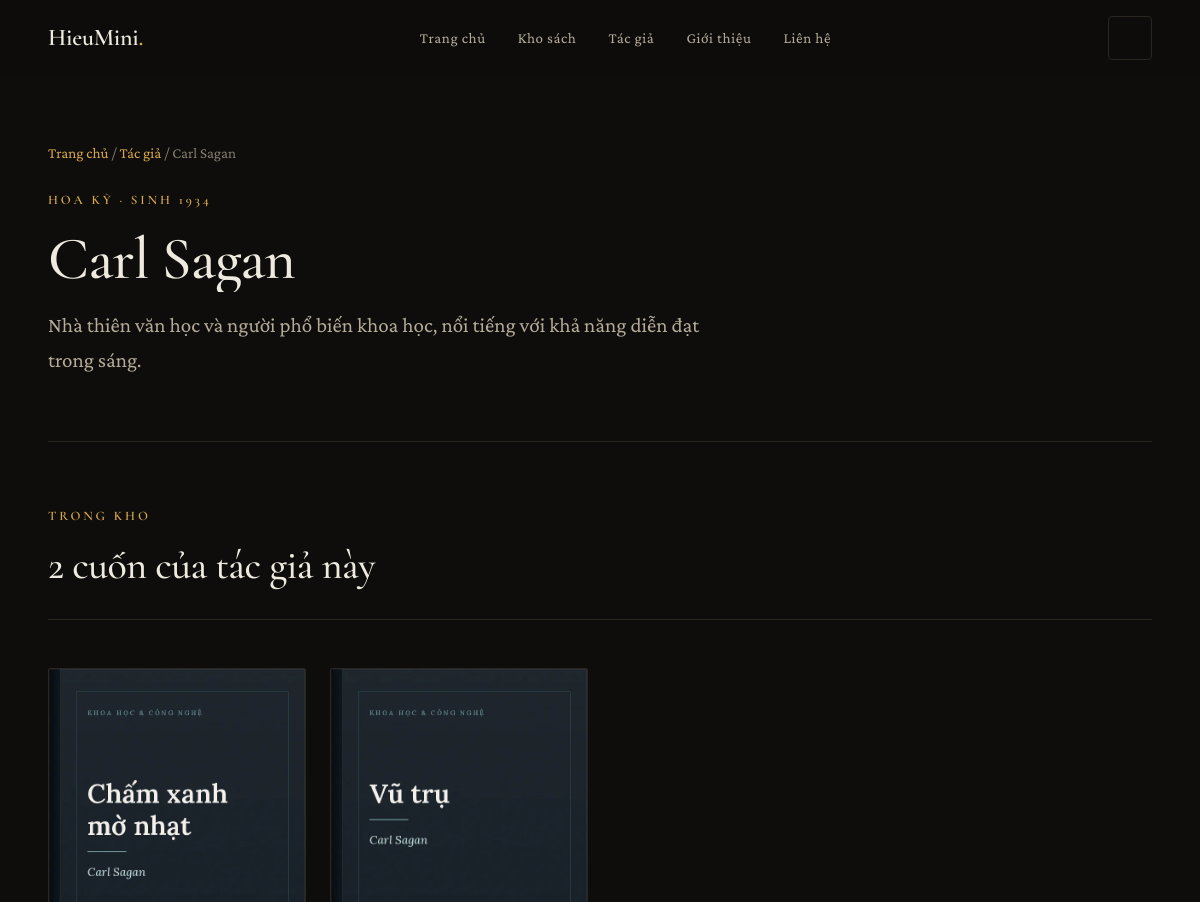
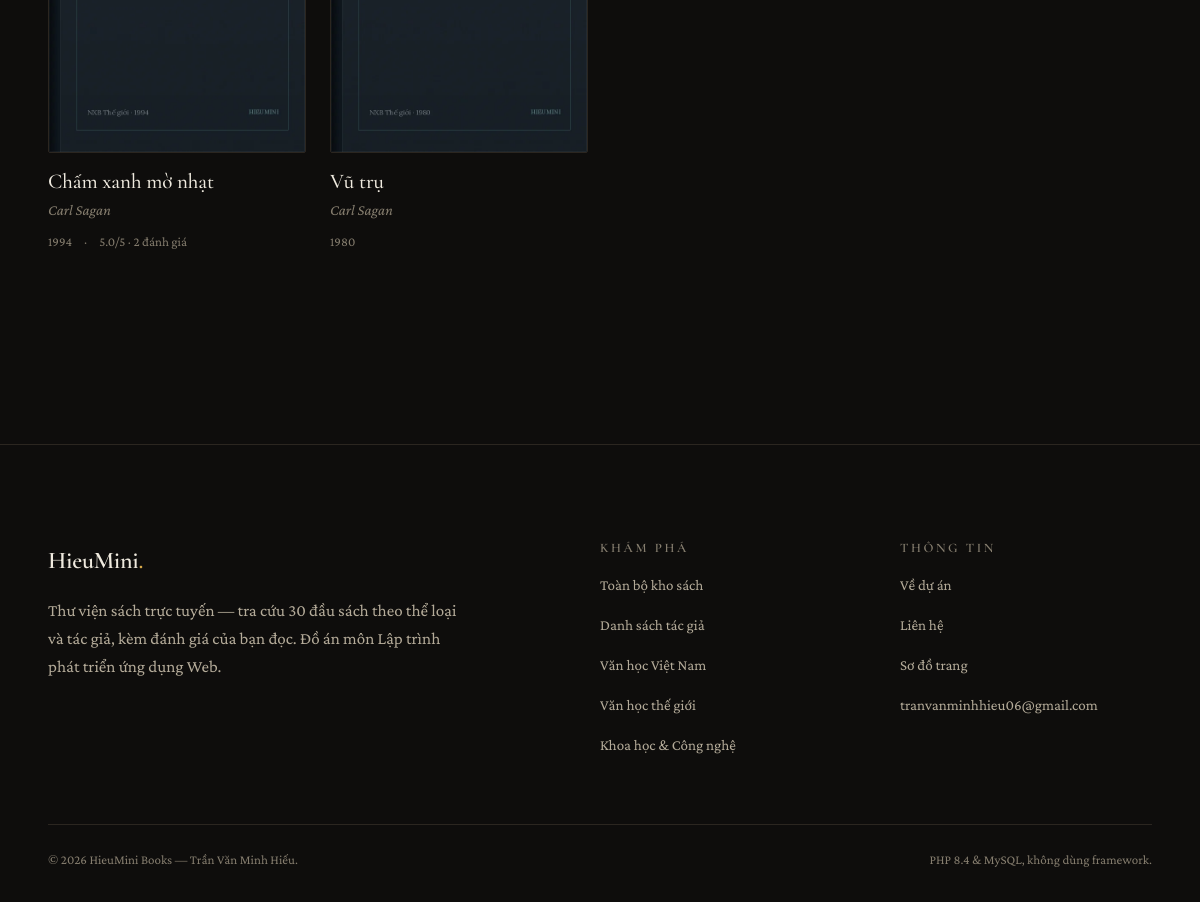
The page /author.php?s=carl-sagan on the database its author committed (2 pictures, top to bottom).
### tables this page shows
CREATE TABLE `authors` (
  `id`         INT AUTO_INCREMENT PRIMARY KEY,
  `slug`       VARCHAR(120) NOT NULL UNIQUE,
  `name`       VARCHAR(160) NOT NULL,
  `country`    VARCHAR(80),
  `birth_year` SMALLINT,
  `bio`        TEXT,
  INDEX `idx_authors_name` (`name`)
);

CREATE TABLE `books` (
  `id`             INT AUTO_INCREMENT PRIMARY KEY,
  `slug`           VARCHAR(180) NOT NULL UNIQUE,
  `title`          VARCHAR(220) NOT NULL,
  `author_id`      INT NOT NULL,
  `category_id`    INT NOT NULL,
  `publisher`      VARCHAR(160),
  `published_year` SMALLINT,
  `pages`          SMALLINT,
  `language`       VARCHAR(40) DEFAULT 'Tiếng Việt',
  `isbn`           VARCHAR(24),
  `cover`          VARCHAR(180),
  `summary`        TEXT,
  `is_featured`    TINYINT(1) NOT NULL DEFAULT 0,
  `views`          INT NOT NULL DEFAULT 0,
  `created_at`     DATETIME NOT NULL DEFAULT CURRENT_TIMESTAMP,
  CONSTRAINT `fk_books_author`   FOREIGN KEY (`author_id`)   REFERENCES `authors`(`id`)    ON DELETE CASCADE,
  CONSTRAINT `fk_books_category` FOREIGN KEY (`category_id`) REFERENCES `categories`(`id`) ON DELETE CASCADE,
  INDEX `idx_books_category` (`category_id`),
  INDEX `idx_books_author`   (`author_id`),
  INDEX `idx_books_title`    (`title`),
  INDEX `idx_books_featured` (`is_featured`)
);

CREATE TABLE `categories` (
  `id`          INT AUTO_INCREMENT PRIMARY KEY,
  `slug`        VARCHAR(80)  NOT NULL UNIQUE,
  `name`        VARCHAR(120) NOT NULL,
  `description` TEXT,
  `bg_color`    CHAR(7)      NOT NULL DEFAULT '#1C1917',
  `accent`      CHAR(7)      NOT NULL DEFAULT '#C89B3C',
  `sort_order`  SMALLINT     NOT NULL DEFAULT 0
);

### config/config.php (called while the page is built, shortened)
<?php
function base_url(): string
{
    static $base = null;
    if ($base !== null) {
        return $base;
    }
    $dir = str_replace('\\', '/', dirname($_SERVER['SCRIPT_NAME'] ?? '/'));
    $dir = preg_replace('#/(admin|api)$#', '', $dir);
    $base = rtrim($dir, '/');
    return $base;
}

### config/database.php (called while the page is built, shortened)
<?php
function db(): PDO
{
    static $pdo = null;
    if ($pdo instanceof PDO) {
        return $pdo;
    }
    $dsn = sprintf('mysql:host=%s;dbname=%s;charset=utf8mb4', DB_HOST, DB_NAME);
    try {
        $pdo = new PDO($dsn, DB_USER, DB_PASS, [
            PDO::ATTR_ERRMODE            => PDO::ERRMODE_EXCEPTION,
            PDO::ATTR_DEFAULT_FETCH_MODE => PDO::FETCH_ASSOC,
            PDO::ATTR_EMULATE_PREPARES   => false,
        ]);
    } catch (PDOException $e) {
        http_response_code(503);
        if (IS_DEV) {
            exit('<h1>Không kết nối được cơ sở dữ liệu</h1><pre>'
                . htmlspecialchars($e->getMessage(), ENT_QUOTES, 'UTF-8')
                . '</pre><p>Kiểm tra lại MySQL đã bật chưa và thông tin trong <code>config/config.php</code>.</p>');
        }
        error_log('DB connect failed: ' . $e->getMessage());
        exit('Hệ thống đang bảo trì, vui lòng quay lại sau.');
    }
    return $pdo;
}
function db_query(string $sql, array $params = []): PDOStatement
{
    $stmt = db()->prepare($sql);
    $stmt->execute($params);
    return $stmt;
}
function db_all(string $sql, array $params = []): array
{
    return db_query($sql, $params)->fetchAll();
}
function db_one(string $sql, array $params = []): ?array
{
    $row = db_query($sql, $params)->fetch();
    return $row === false ? null : $row;
}
function db_value(string $sql, array $params = [])
{
    return db_query($sql, $params)->fetchColumn();
}

### author.php (the view, shortened to what this page needs)
<?php
require __DIR__ . '/config/config.php';
require __DIR__ . '/config/database.php';
require __DIR__ . '/includes/functions.php';
$slug   = trim((string) ($_GET['s'] ?? ''));
$author = $slug === '' ? null : db_one('SELECT * FROM authors WHERE slug = :s', [':s' => $slug]);
$books = db_all(book_select_sql() . ' WHERE a.slug = :s ORDER BY b.published_year DESC', [':s' => $slug]);
require __DIR__ . '/includes/header.php';
?>
<section class="section section--tight">
  <div class="container">
    <nav aria-label="Đường dẫn" style="margin-bottom:var(--space-5);font-size:var(--fs-sm);color:var(--fg-subtle)">
      <a href="<?= e(url('index.php')) ?>">Trang chủ</a><span aria-hidden="true"> / </span>
      <a href="<?= e(url('authors.php')) ?>">Tác giả</a><span aria-hidden="true"> / </span>
      <span><?= e($author['name']) ?></span>
    </nav>
    <div style="max-width:70ch">
      <span class="eyebrow"><?= e($author['country']) ?><?= $author['birth_year'] ? ' · sinh ' . e(format_year((int) $author['birth_year'])) : '' ?></span>
      <h1 style="font-size:var(--fs-3xl)" data-split><?= e($author['name']) ?></h1>
      <p class="lead"><?= e($author['bio']) ?></p>
    </div>
    <hr class="rule">
    <div class="section-head">
      <div>
        <span class="eyebrow">Trong kho</span>
        <h2 style="font-size:var(--fs-2xl)"><?= count($books) ?> cuốn của tác giả này</h2>
      </div>
    </div>
    <div class="book-grid">
      <?php foreach ($books as $b): ?>
        <?php require __DIR__ . '/includes/book-card.php'; ?>
      <?php endforeach; ?>
    </div>
  </div>
</section>
<?php require __DIR__ . '/includes/footer.php'; ?>

### includes/book-card.php (shortened to what this page needs)
<article class="book-card" data-reveal>
  <div class="book-cover">
    <img src="<?= e(cover_url($b['cover'])) ?>"
         alt="Bìa sách <?= e($b['title']) ?> của <?= e($b['author_name']) ?>"
         width="600" height="900" loading="lazy" decoding="async">
  </div>
  <h3><a href="<?= e(url('book.php?s=' . $b['slug'])) ?>"><?= e($b['title']) ?></a></h3>
  <p class="book-author"><?= e($b['author_name']) ?></p>
  <p style="margin:var(--space-2) 0 0;display:flex;align-items:center;gap:var(--space-3);font-size:var(--fs-xs);color:var(--fg-subtle)">
    <span><?= e(format_year(isset($b['published_year']) ? (int) $b['published_year'] : null)) ?></span>
    <?php if (!empty($b['rating_count'])): ?>
      <span aria-hidden="true">·</span>
      <span><?= e(number_format((float) $b['rating_avg'], 1)) ?>/5 · <?= (int) $b['rating_count'] ?> đánh giá</span>
    <?php endif; ?>
  </p>
</article>

### includes/footer.php (shortened to what this page needs)
</main>
<footer class="site-footer">
  <div class="container">
    <div class="footer-grid">
      <div>
        <a class="brand" href="<?= e(url('index.php')) ?>">HieuMini<span>.</span></a>
        <p style="margin-top:var(--space-4);max-width:44ch">
          <?= e(SITE_TAGLINE) ?> — tra cứu <?= format_number(site_stats()['books']) ?> đầu sách theo
          thể loại và tác giả, kèm đánh giá của bạn đọc. Đồ án môn Lập trình phát triển ứng dụng Web.
        </p>
      </div>
      <div>
        <h4>Khám phá</h4>
        <ul class="footer-links">
          <li><a href="<?= e(url('books.php')) ?>">Toàn bộ kho sách</a></li>
          <li><a href="<?= e(url('authors.php')) ?>">Danh sách tác giả</a></li>
          <?php foreach (array_slice(all_categories(), 0, 3) as $c): ?>
            <li><a href="<?= e(url('books.php?the-loai=' . $c['slug'])) ?>"><?= e($c['name']) ?></a></li>
          <?php endforeach; ?>
        </ul>
      </div>
      <div>
        <h4>Thông tin</h4>
        <ul class="footer-links">
          <li><a href="<?= e(url('about.php')) ?>">Về dự án</a></li>
          <li><a href="<?= e(url('contact.php')) ?>">Liên hệ</a></li>
          <li><a href="<?= e(url('sitemap.xml')) ?>">Sơ đồ trang</a></li>
          <li><a href="mailto:<?= e(SITE_EMAIL) ?>"><?= e(SITE_EMAIL) ?></a></li>
        </ul>
      </div>
    </div>
    <div class="footer-bottom">
      <span>© <?= date('Y') ?> <?= e(SITE_NAME) ?> — <?= e(SITE_AUTHOR) ?>.</span>
      <span>PHP <?= e(PHP_MAJOR_VERSION . '.' . PHP_MINOR_VERSION) ?> &amp; MySQL, không dùng framework.</span>
    </div>
  </div>
</footer>
</body>
</html>

### rows shown on the page
authors: name "Carl Sagan", country "HOA KỲ", birth_year "1934", bio "Nhà thiên văn học và người phổ biến khoa học, nổi tiếng với khả năng diễn đạt trong sáng."
books: cover (picture), title "Chấm xanh mờ nhạt", author.name "Carl Sagan", published_year "1994", rating_avg "5.0", rating_count "2"
books: cover (picture), title "Vũ trụ", author.name "Carl Sagan", published_year "1980"
categories: name "Văn học Việt Nam"
categories: name "Văn học thế giới"
categories: name "Khoa học & Công nghệ"

### other values the page prints
count($books) "2"
SITE_TAGLINE "Thư viện sách trực tuyến"
format_number(site_stats()['books']) "30"
SITE_EMAIL "tranvanminhhieu06@gmail.com"
SITE_NAME "HieuMini Books"
SITE_AUTHOR "Trần Văn Minh Hiếu"
PHP_MAJOR_VERSION . '.' . PHP_MINOR_VERSION "8.4"
